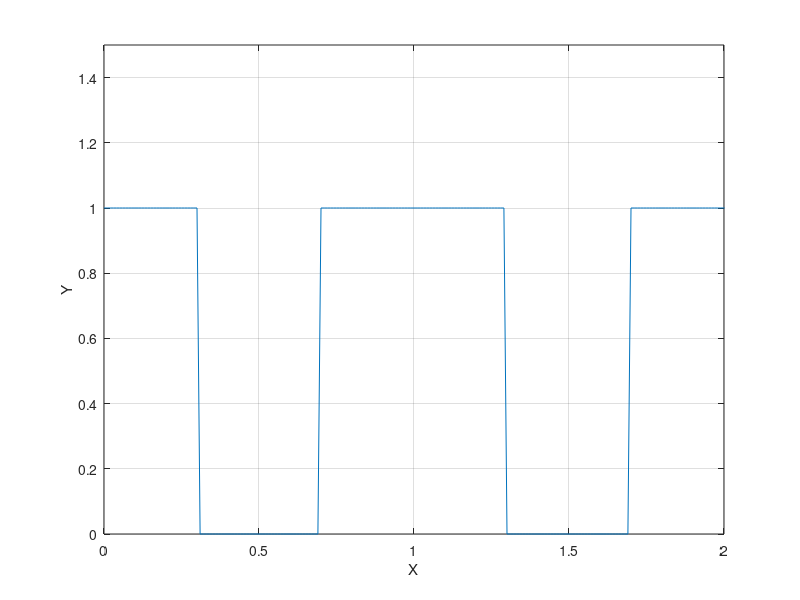

This chart was generated by the following MATLAB code:
clear ;
clc;

tau = 1;
width = 0.3;
% 0~0.3 1 
% 0.7 ~1 1
%0.3 ~ 0.7 tau - width 가 기준이네
% 시작부터 0.3 ~ 
y = []
x = 0:0.01:5;
length(x)
for idx = 1: length(x)
    if mod(x(idx), tau) > width % over 0.3
        if mod(x(idx), tau) < tau - width
            y(idx) = 0;
        else
            y(idx) = 1;
        end
    else
        y(idx) = 1;
    end
end

figure(1)
plot(x,y)
grid on;
xlabel('X');
ylabel('Y');
axis([0 2 -0 1.5]);